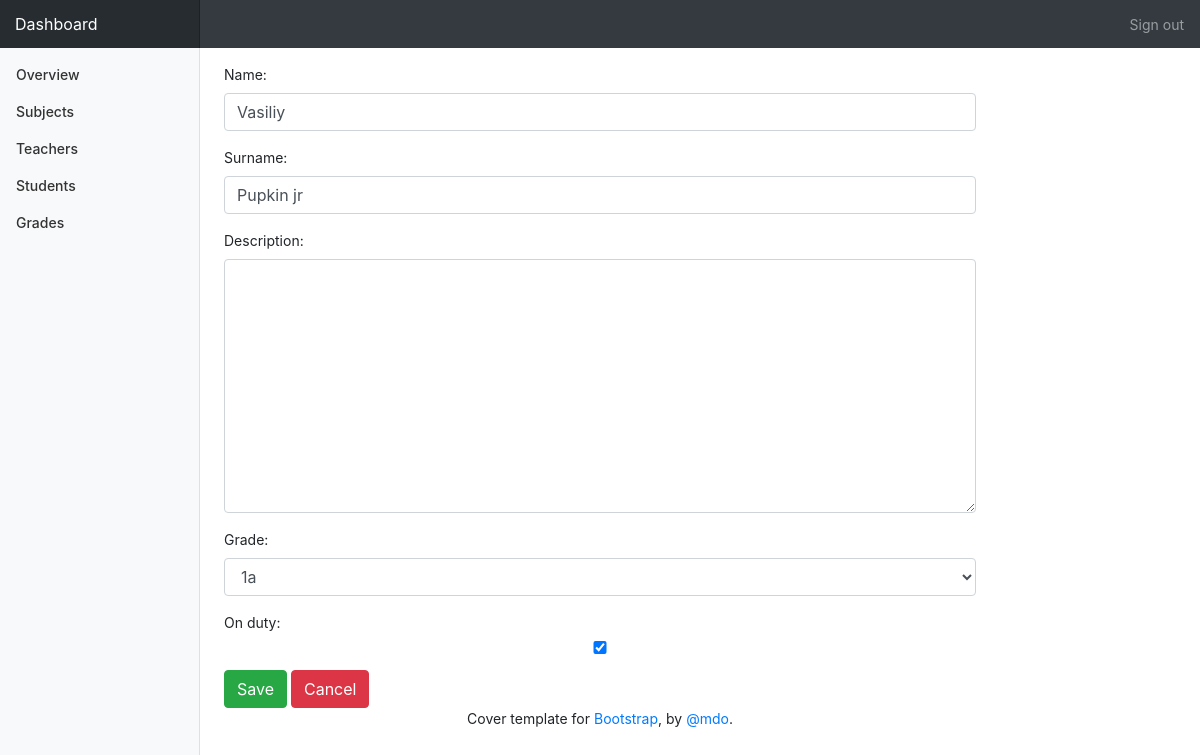
The page /dashboard/students/1/update/ on the database its author committed.
### dashboard/models.py (models this page shows, shortened)
class Student(models.Model):
    name = models.CharField(max_length=30)
    surname = models.CharField(max_length=30)
    description = models.TextField(blank=True)
    on_duty = models.BooleanField(default = True)
    grade = models.ForeignKey(Grade, on_delete=models.CASCADE)

### dashboard/views.py (the view)
# urls.py: url(r'^students/(?P<pk>\d+)/update/$', views.StudentUpdate.as_view(), name='student_update'),
class StudentUpdate(UpdateView):
    model = Student
    fields = ['name', 'surname', 'description', 'grade', 'on_duty']
    success_url = reverse_lazy('students')
    template_name_suffix = '_update_form'

### dashboard/models.py (called while the page is built)
    def __str__(self):
        return self.name

### dashboard/templates/dashboard/student_update_form.html (shortened to what this page needs)
{% extends 'dashboard/index.html' %}
{% load widget_tweaks %}
{% block main %}
    <main role="main" class="col-md-8 ml-sm-auto col-lg-8 pt-3 px-4">
        <form method="post" novalidate>
              {% include 'includes/form.html' with form=form %}
              <button type="submit" class="btn btn-success">Save</button>
              <a href="{{ view.success_url }}" class="btn btn-danger">Cancel</a>
        </form>
    </main>
{% endblock main %}

### app/templates/includes/form.html (shortened to what this page needs)
{% load widget_tweaks %}
{% for field in form.visible_fields %}
  <div class="form-group">
    {{ field.label_tag }}
    {% if form.is_bound %}
      {% if field.errors %}
        {% render_field field class="form-control is-invalid" %}
        {% for error in field.errors %}
          <div class="invalid-feedback">
            {{ error }}
          </div>
        {% endfor %}
      {% else %}
        {% render_field field class="form-control is-valid" %}
      {% endif %}
    {% else %}
      {% render_field field class="form-control" %}
    {% endif %}
  </div>
{% endfor %}

### dashboard/static/css/dashboard.css (style rules this page uses)
body { font-size: .875rem; }

### rows shown on the page
Student: name "Vasiliy" "Pupkin jr" "1a" "☑"

### other values the page prints
{{ field.label_tag }} "Name:" "Surname:" "Description:" "Grade:" "On duty:"
